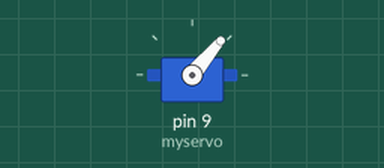
This sketch was run on a simulated Arduino Uno, built with avr-gcc and run on an emulated ATmega328P. Parts: servo.

Above: at 0.05 s.
At 5.25 s:
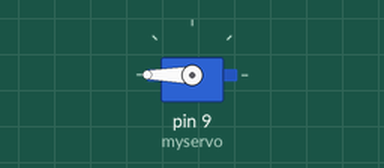
At 10.45 s:
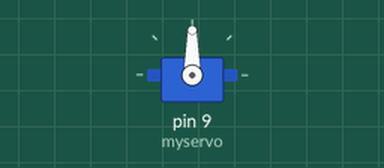
At 20.45 s:
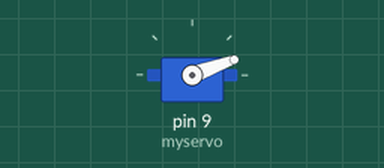
Timing chart, 0 to 26.7 s (numbered marks = the images above):
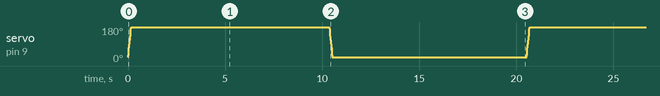

Measured:
- by itself, servo on pin 9 (myservo): repeats every 20.5 s: 50° 0.02 s, 70° 0.02 s, 90° 0.02 s, 110° 0.02 s, 130° 0.02 s, 150° 0.02 s, 170° 0.01 s, 180° 10.2 s, 170° 0.02 s, 150° 0.02 s, 130° 0.02 s, 110° 0.02 s, 90° 0.02 s, 70° 0.02 s, 50° 0.02 s, 30° 0.02 s, 20° 10.0 s, 30° 0.02 s

The sketch:

servo_wireless.ino
```cpp
#include <Servo.h>

Servo myservo;

void setup() {
  myservo.attach(9);
}

void ServoClose(){
  for (int pos = 270; pos >= 20; pos -= 10) {
    myservo.write(pos);
    delay(10);
  }
}

void ServoOpen()
{
  for (int pos = 20; pos <= 270; pos += 10) {
    myservo.write(pos);
    delay(10);
  }
}

void loop() {
    ServoOpen();
    delay(10000);
    ServoClose();
    delay(10000);

}
```
